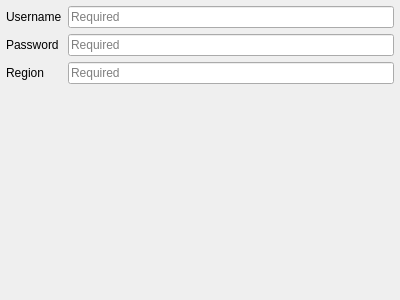
<?xml version="1.0" encoding="UTF-8"?>
<ui version="4.0">
 <class>QgsAuthAwsS3Edit</class>
 <widget class="QWidget" name="QgsAuthAwsS3Edit">
  <property name="geometry">
   <rect>
    <x>0</x>
    <y>0</y>
    <width>400</width>
    <height>300</height>
   </rect>
  </property>
  <layout class="QGridLayout" name="gridLayout">
   <property name="leftMargin">
    <number>6</number>
   </property>
   <property name="topMargin">
    <number>6</number>
   </property>
   <property name="rightMargin">
    <number>6</number>
   </property>
   <property name="bottomMargin">
    <number>6</number>
   </property>
   <item row="1" column="0">
    <widget class="QLabel" name="lblPassword">
     <property name="toolTip">
      <string>AWS SecretAccessKey</string>
     </property>
     <property name="text">
      <string>Password</string>
     </property>
    </widget>
   </item>
   <item row="3" column="0">
    <widget class="QLabel" name="lblRegion">
     <property name="text">
      <string>Region</string>
     </property>
    </widget>
   </item>
   <item row="3" column="1">
    <widget class="QLineEdit" name="leRegion">
     <property name="placeholderText">
      <string>Required</string>
     </property>
    </widget>
   </item>
   <item row="0" column="0">
    <widget class="QLabel" name="lblUsername">
     <property name="toolTip">
      <string>AWS AccessKeyId</string>
     </property>
     <property name="text">
      <string>Username</string>
     </property>
    </widget>
   </item>
   <item row="4" column="1">
    <spacer name="verticalSpacer_2">
     <property name="orientation">
      <enum>Qt::Vertical</enum>
     </property>
     <property name="sizeHint" stdset="0">
      <size>
       <width>20</width>
       <height>173</height>
      </size>
     </property>
    </spacer>
   </item>
   <item row="0" column="1">
    <widget class="QLineEdit" name="leUsername">
     <property name="toolTip">
      <string>AWS AccessKeyId</string>
     </property>
     <property name="placeholderText">
      <string>Required</string>
     </property>
    </widget>
   </item>
   <item row="1" column="1">
    <widget class="QgsPasswordLineEdit" name="lePassword">
     <property name="toolTip">
      <string>AWS SecretAccessKey</string>
     </property>
     <property name="text">
      <string/>
     </property>
     <property name="echoMode">
      <enum>QLineEdit::Password</enum>
     </property>
     <property name="placeholderText">
      <string>Required</string>
     </property>
    </widget>
   </item>
  </layout>
 </widget>
 <customwidgets>
  <customwidget>
   <class>QgsPasswordLineEdit</class>
   <extends>QLineEdit</extends>
   <header>qgspasswordlineedit.h</header>
  </customwidget>
 </customwidgets>
 <tabstops>
  <tabstop>leUsername</tabstop>
  <tabstop>leRegion</tabstop>
 </tabstops>
 <resources/>
 <connections/>
</ui>
